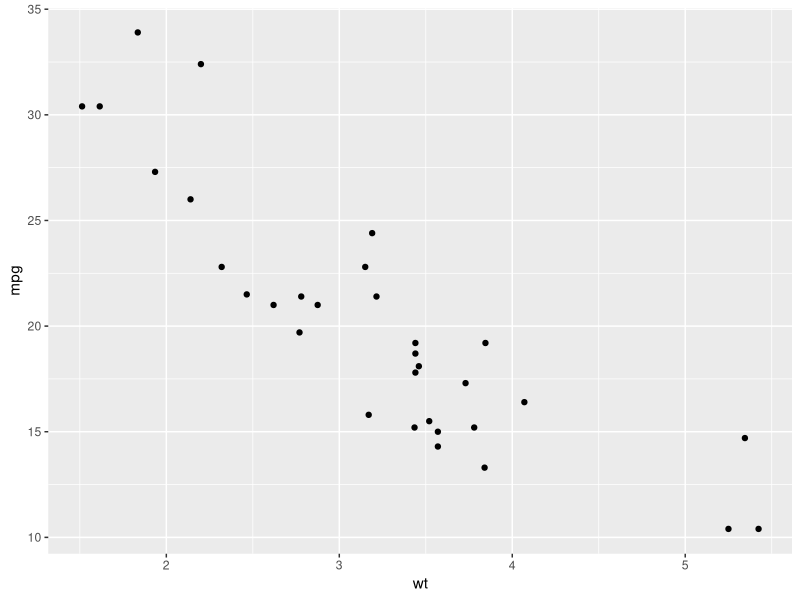
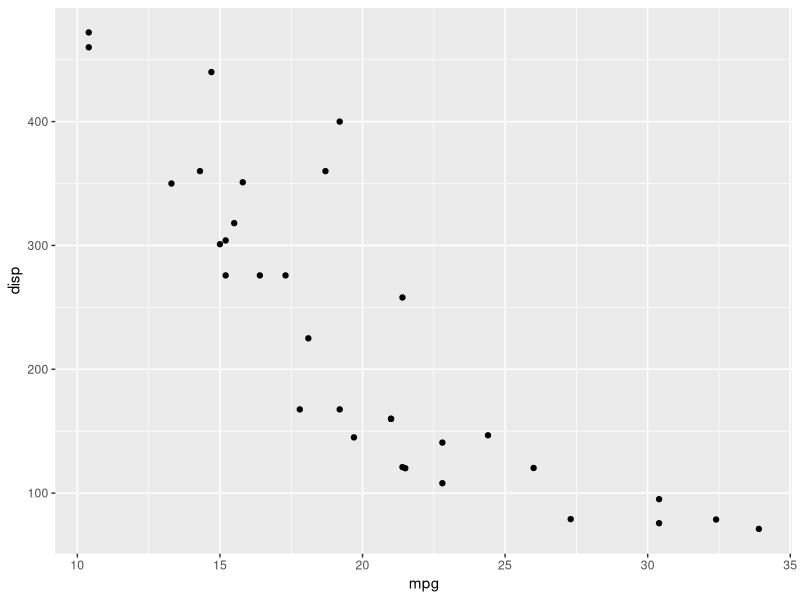
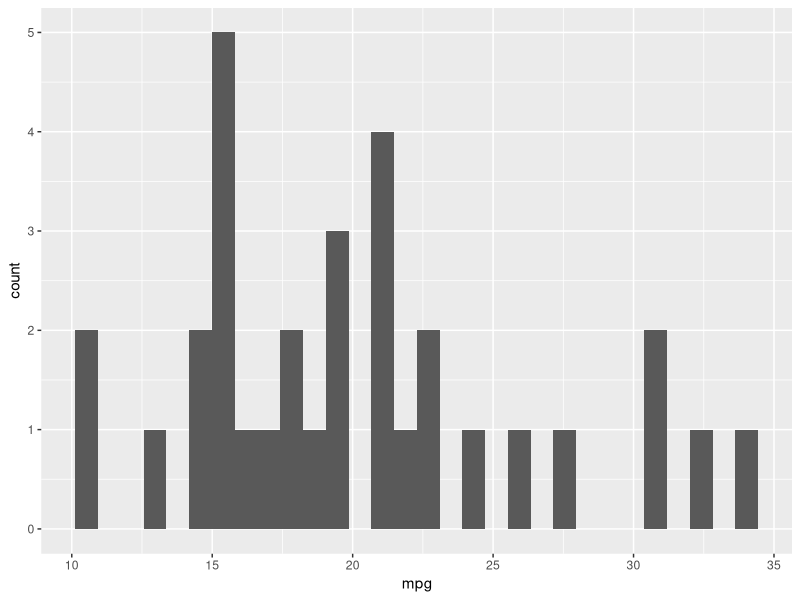
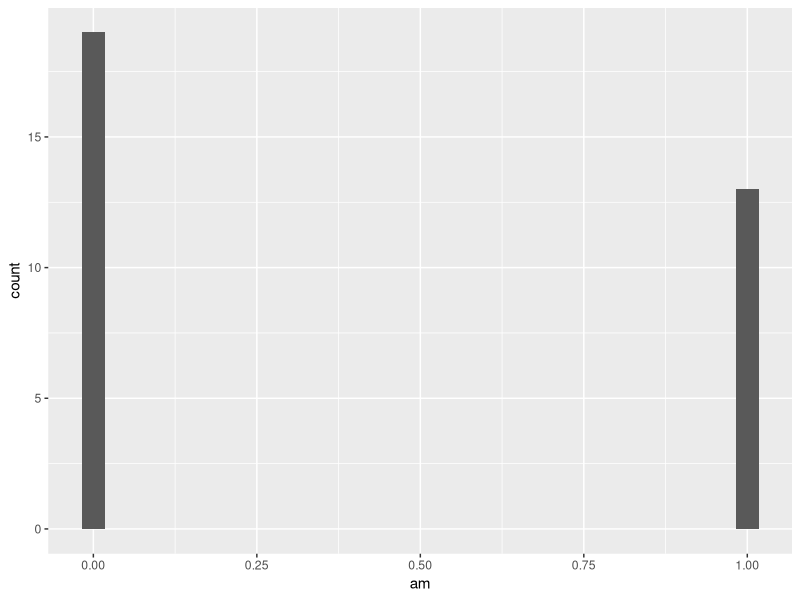
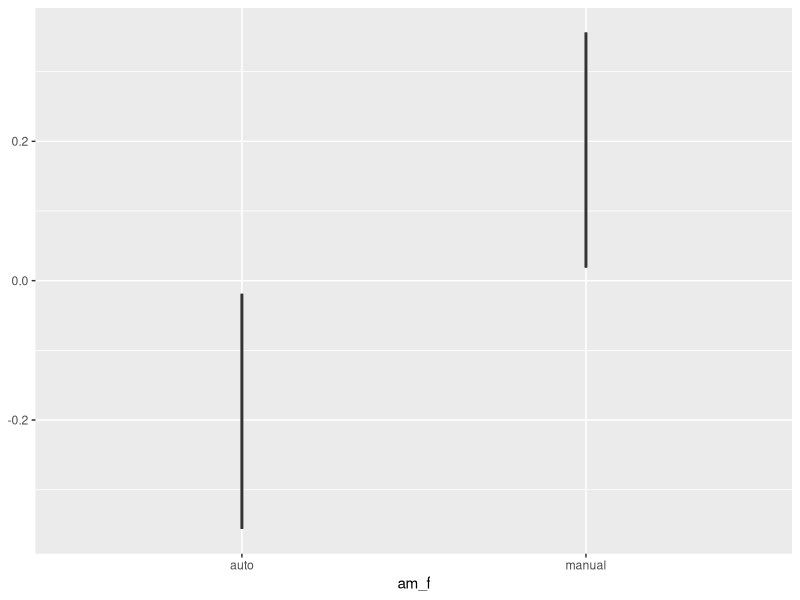

The R script that drew these images, in order:
## ---- chunk 1
0.1 + 0.1 + 0.1 - 0.3
0.3 - 0.1 - 0.1 - 0.1 # a variation

# run this if you want to avoid scientific notation
options(scipen = 999)
## ---- chunk 2
# install.packages("tidyverse")
library(tidyverse)
## ---- chunk 3
mtcars[mtcars$cyl == 6 & mtcars$mpg > 20, c("mpg", "hp")]
## ---- chunk 4
mtcars %>%
  filter(cyl == 6, mpg > 20) |> # reminder that %>% is the same thing
  select(mpg, hp)
## ---- chunk 5
#| label: load-data

data(mtcars) # reads in the data & adds it to your environment as a dataframe
mtcars

mtcars <- mtcars |> 
  rownames_to_column("model")

view(mtcars)
head(mtcars, 10) # a preview first few lines
summary(mtcars)

tail(mtcars)
## ---- chunk 6

mean(mtcars$mpg) # Dollar sign $ lets you select a variable/column within df
## ---- chunk 7

mean(mtcars$cyl)
## ---- chunk 8
median(mtcars$mpg)
## ---- chunk 9
# this is a scatterplot of mpg by wt
ggplot(data = mtcars, aes(x = wt, y = mpg)) +
  geom_point()

## ---- chunk 10

# scatter plot
ggplot(data = mtcars, aes(x = mpg, y = disp)) +
  geom_point()
         
# histogram
ggplot(data = mtcars, aes(x = mpg)) +
  geom_histogram()

mtcars <- mtcars |>
  mutate(am_f = factor(am, labels = c("auto", "manual")))

class(mtcars$am_f)

ggplot(data = mtcars, aes(x = am)) +
  geom_histogram()

ggplot(data = mtcars, aes(x = am_f)) +
  geom_boxplot()
